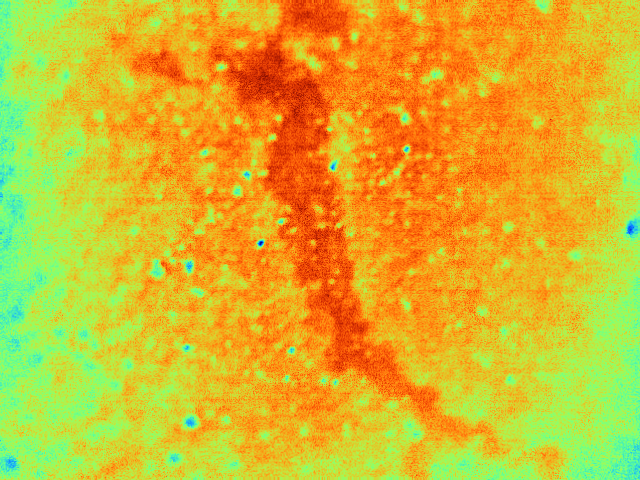
#> input picture Kaggle Dataset/Train-high crack (124).png, 640 x 480 px, found by its file name; its folder holds only this picture in this run
$ python preprocessing.py   (older library calls are emulated)
#> lines starting #> are read from the running program, lines starting #| are printed output that depends on the picture; after the words box and inside, x2 and y2 are one past the last pixel; in counts of white or black regions, pixels touching at a corner belong together
import os
import cv2
import numpy as np
from tqdm import tqdm

# Paths
input_dir = r"D:\Thesis Datasets\Project\Kaggle Dataset"
output_filtered_dir = r"D:\Thesis Datasets\Project\kaggle_filtered"
output_edges_dir = r"D:\Thesis Datasets\Project\kaggle_edges"
# Create output folders
os.makedirs(output_filtered_dir, exist_ok=True)
os.makedirs(output_edges_dir, exist_ok=True)

# Morphological kernel
kernel = cv2.getStructuringElement(cv2.MORPH_RECT, (3, 3))

# Process all images
for fname in tqdm(os.listdir(input_dir), desc="Preprocessing images"):
    if not fname.lower().endswith(('.png', '.jpg', '.jpeg')):
        continue

    path = os.path.join(input_dir, fname)
    image = cv2.imread(path, cv2.IMREAD_GRAYSCALE)
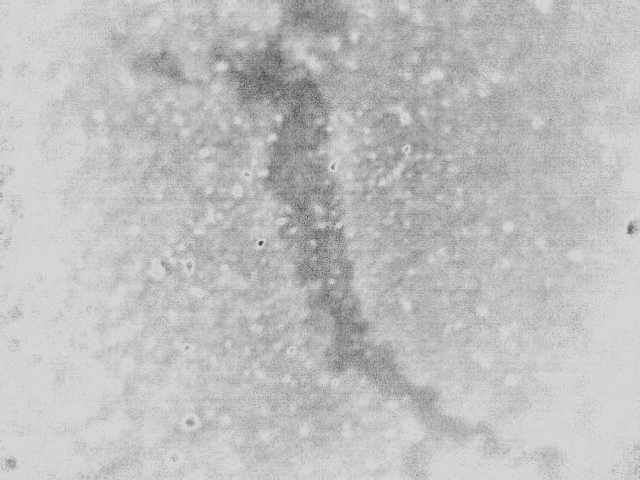
#> image: shape (480, 640); min 50, max 214, mean 190.5
    if image is None:
        continue

    # Step 1: CLAHE
    clahe = cv2.createCLAHE(clipLimit=2.0, tileGridSize=(8, 8))
    image_clahe = clahe.apply(image)
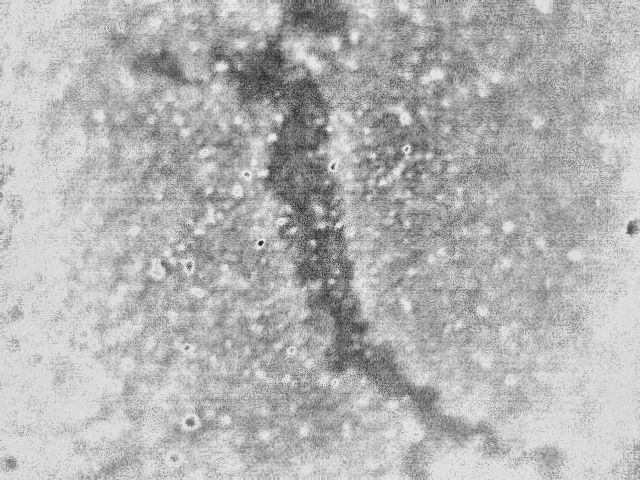
#> image_clahe: shape (480, 640); min 28, max 235, mean 179.4

    # Step 2: Bilateral filter
    filtered = cv2.bilateralFilter(image_clahe, d=9, sigmaColor=75, sigmaSpace=75)

    # Step 3: Sobel
    sobel_x = cv2.Sobel(filtered, cv2.CV_64F, 1, 0, ksize=3)
    sobel_y = cv2.Sobel(filtered, cv2.CV_64F, 0, 1, ksize=3)
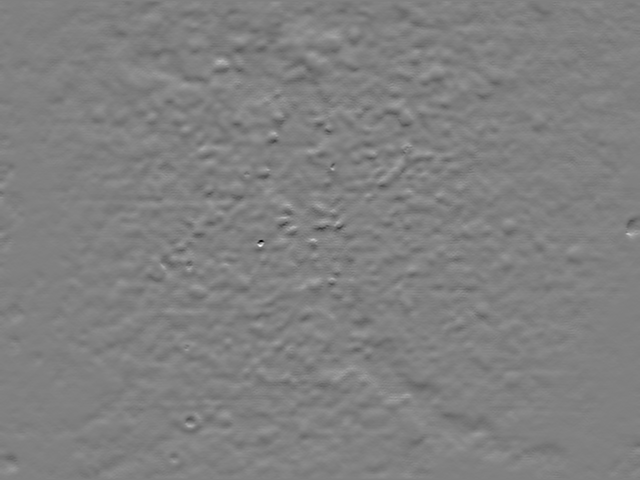
#> sobel_y: shape (480, 640) float64; min -449, max 442, mean 0.4; drawn with min black and max white
    sobel_mag = cv2.magnitude(sobel_x, sobel_y)
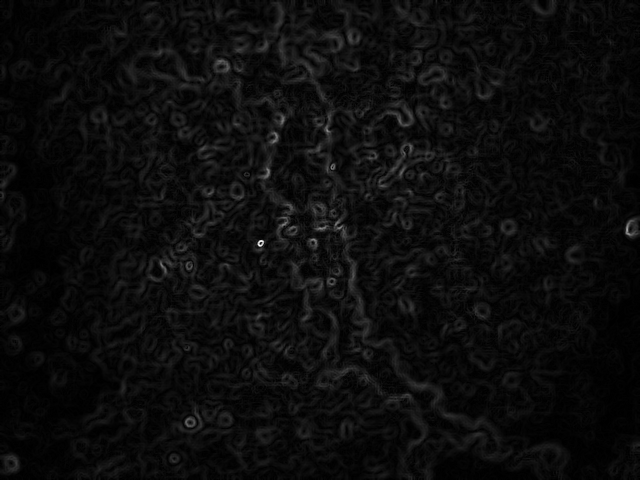
#> sobel_mag: shape (480, 640) float64; min 0, max 490.8, mean 24.5; drawn with min black and max white
    sobel_abs = cv2.convertScaleAbs(sobel_mag)
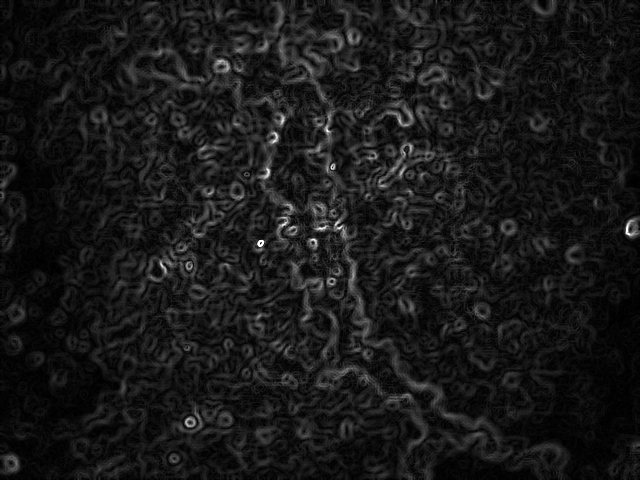
#> sobel_abs: shape (480, 640); min 0, max 255, mean 24.5

    # Step 4: Otsu
    _, otsu_mask = cv2.threshold(sobel_abs, 0, 255, cv2.THRESH_BINARY + cv2.THRESH_OTSU)
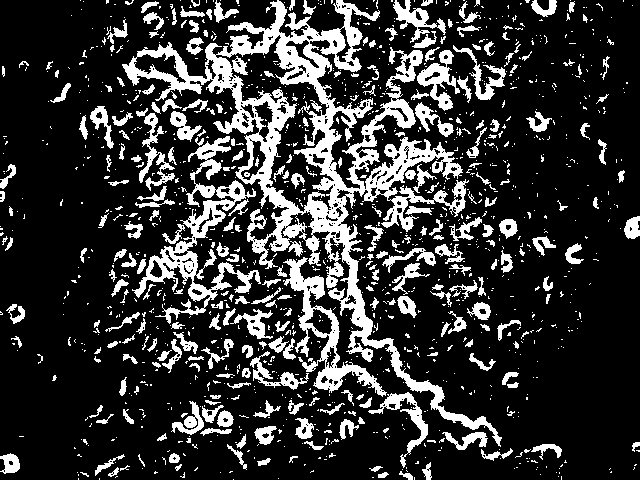
#> otsu_mask: shape (480, 640); 20.7% white; 1270 white regions (989 under 20 px), largest, box (x1, y1, x2, y2) and area: (122, 0, 502, 447) 25017, (132, 136, 261, 324) 4804, (283, 257, 387, 397) 2937

    # Step 5: Morph closing
    cleaned = cv2.morphologyEx(otsu_mask, cv2.MORPH_CLOSE, kernel)
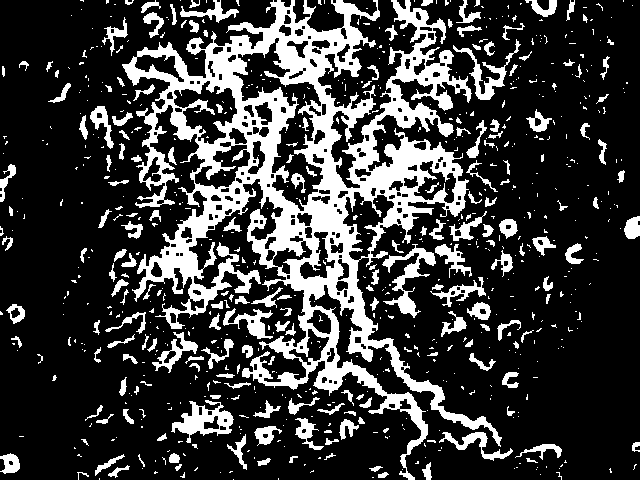
#> cleaned: shape (480, 640); 23.4% white; 740 white regions (547 under 20 px), largest, box (x1, y1, x2, y2) and area: (122, 0, 502, 480) 47836, (171, 400, 234, 443) 1168, (382, 244, 436, 318) 1133

    # Save
    cv2.imwrite(os.path.join(output_filtered_dir, fname), filtered)
    cv2.imwrite(os.path.join(output_edges_dir, fname), cleaned)

print("Preprocessing complete.")

$ run again, on Kaggle Dataset/Train-high crack (268).png
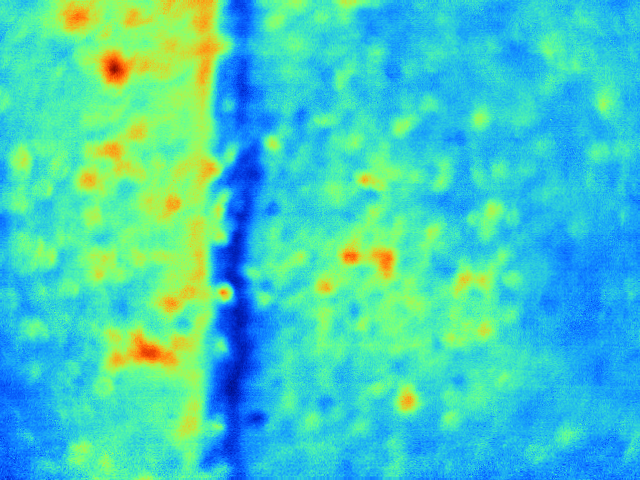
#> input picture Kaggle Dataset/Train-high crack (268).png, 640 x 480 px, found by its file name
#> `_, otsu_mask = cv2.threshold(sobel_abs, 0, 255, cv2.THRESH_BINARY + cv..`:
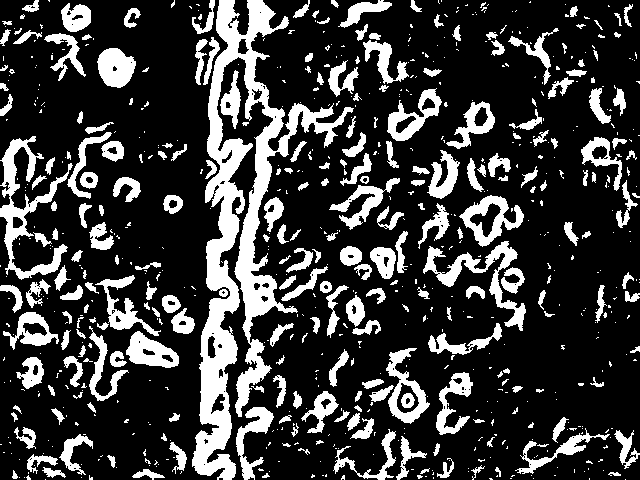
#> otsu_mask: shape (480, 640); 23% white; 738 white regions (489 under 20 px), largest, box (x1, y1, x2, y2) and area: (192, 0, 354, 480) 18530, (0, 136, 73, 280) 2755, (423, 241, 526, 331) 1973
#> `cleaned = cv2.morphologyEx(otsu_mask, cv2.MORPH_CLOSE, kernel)`:
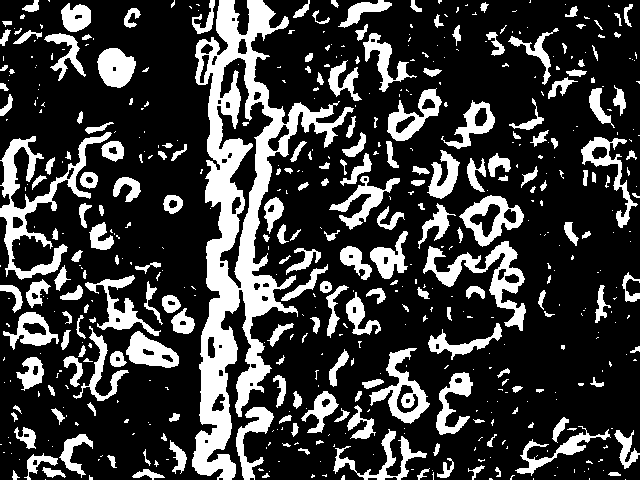
#> cleaned: shape (480, 640); 23.9% white; 539 white regions (322 under 20 px), largest, box (x1, y1, x2, y2) and area: (192, 0, 354, 480) 20559, (0, 132, 112, 280) 3642, (423, 241, 526, 331) 2415

$ run again, on Kaggle Dataset/Train-high crack (389).png
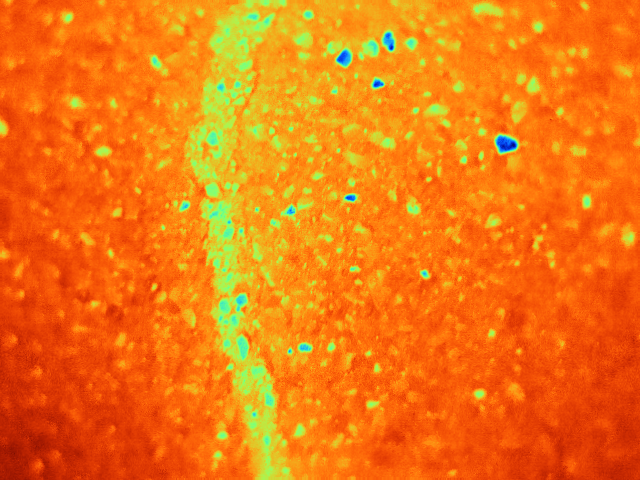
#> input picture Kaggle Dataset/Train-high crack (389).png, 640 x 480 px, found by its file name
#> `_, otsu_mask = cv2.threshold(sobel_abs, 0, 255, cv2.THRESH_BINARY + cv..`:
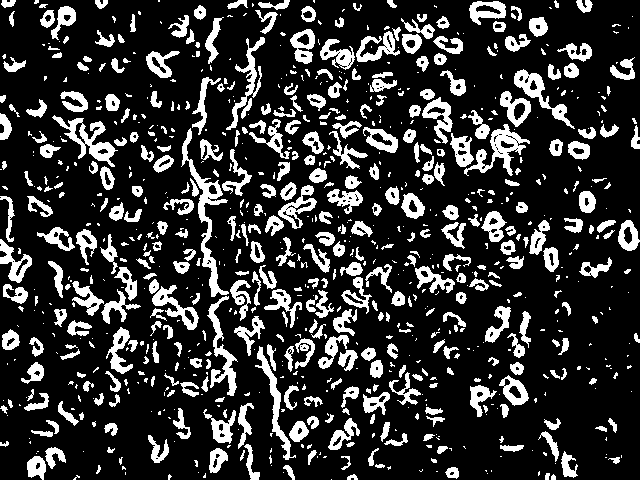
#> otsu_mask: shape (480, 640); 20.2% white; 875 white regions (462 under 20 px), largest, box (x1, y1, x2, y2) and area: (181, 128, 229, 297) 1436, (464, 124, 530, 176) 1046, (52, 115, 118, 167) 1032
#> `cleaned = cv2.morphologyEx(otsu_mask, cv2.MORPH_CLOSE, kernel)`:
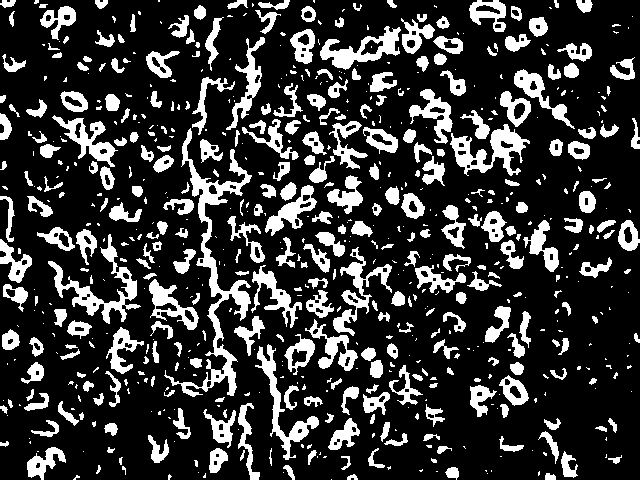
#> cleaned: shape (480, 640); 21.6% white; 677 white regions (349 under 20 px), largest, box (x1, y1, x2, y2) and area: (164, 128, 252, 397) 3819, (48, 234, 141, 324) 1789, (450, 124, 530, 176) 1635

$ run again, on Kaggle Dataset/Train-high crack (390).png
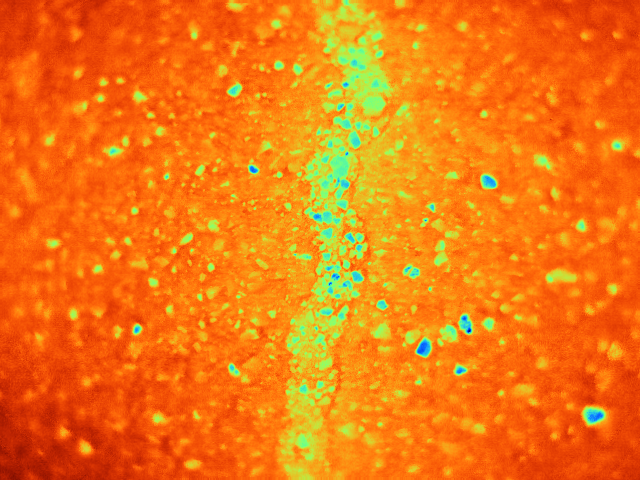
#> input picture Kaggle Dataset/Train-high crack (390).png, 640 x 480 px, found by its file name
#> otsu_mask: shape (480, 640); 20.3% white; 880 white regions (444 under 20 px), largest, box (x1, y1, x2, y2) and area: (299, 170, 388, 328) 3512, (138, 433, 205, 475) 1068, (564, 395, 617, 444) 885
#> `cleaned = cv2.morphologyEx(otsu_mask, cv2.MORPH_CLOSE, kernel)`:
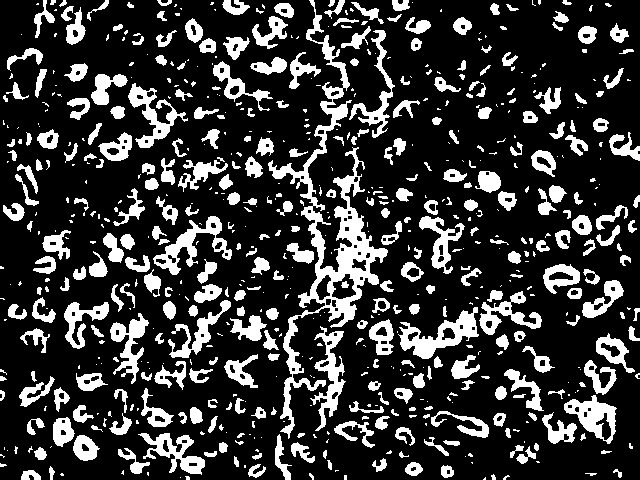
#> cleaned: shape (480, 640); 21.8% white; 677 white regions (339 under 20 px), largest, box (x1, y1, x2, y2) and area: (268, 0, 388, 439) 7870, (398, 307, 479, 359) 1593, (153, 216, 232, 275) 1367
